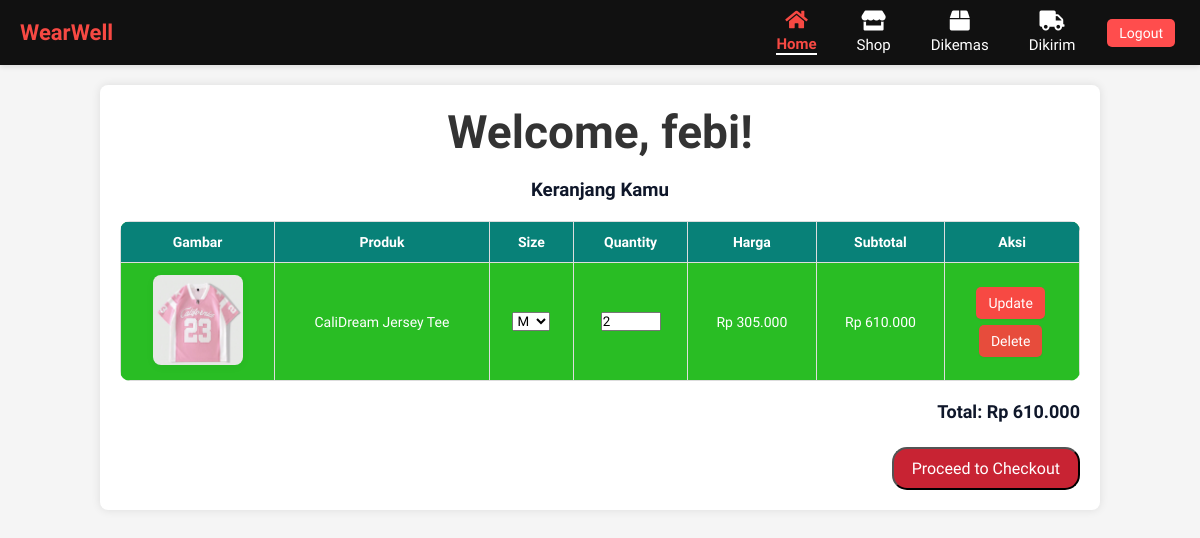
The page /dashboard_user.php (signed in) on the database its author committed.
### tables this page shows
CREATE TABLE `cart` (
  `id` int(11) NOT NULL,
  `user_id` int(11) NOT NULL,
  `product_id` int(11) NOT NULL,
  `quantity` int(11) DEFAULT 1,
  `added_at` timestamp NOT NULL DEFAULT current_timestamp(),
  `size` varchar(5) DEFAULT 'M'
);

CREATE TABLE `products` (
  `id` int(11) NOT NULL,
  `seller_id` int(11) NOT NULL,
  `category_id` int(11) DEFAULT NULL,
  `name` varchar(200) DEFAULT NULL,
  `price` decimal(10,2) DEFAULT NULL,
  `stock` int(11) DEFAULT 0,
  `image` varchar(255) DEFAULT NULL,
  `created_at` timestamp NOT NULL DEFAULT current_timestamp(),
  `size` varchar(5) DEFAULT 'M',
  `description` text DEFAULT NULL
);

### dashboard_user.php (the view, shortened to what this page needs)
<?php
include 'backend/config.php';
$username = $_SESSION['username'] ?? '';
$user_id = $_SESSION['user_id'];
$cart_items = [];
$total = 0;
$stmt = $conn->prepare("SELECT c.id AS cart_id, p.name, p.price, p.image, c.quantity, c.size
                        FROM cart c
                        JOIN products p ON c.product_id = p.id
                        WHERE c.user_id = ?");
$stmt->bind_param("i", $user_id);
$stmt->execute();
$result = $stmt->get_result();
while ($row = $result->fetch_assoc()) {
    $cart_items[] = $row;
    $total += $row['price'] * $row['quantity'];
}
?>
<!DOCTYPE html>
<html lang="en">
<head>
<link rel="stylesheet" href="https://pro.fontawesome.com/releases/v5.10.0/css/all.css">
<link rel="stylesheet" href="style.css">
</head>
<body>
<div class="navbar">
    <span class="logo">WearWell</span>
    <div class="menu">
        <a class="active" href="dashboard_user.php"><i class="fas fa-home"></i> Home</a>
        <a href="shop_user.php"><i class="fas fa-store"></i> Shop</a>
        <a href="dikemas.php"><i class="fas fa-box"></i> Dikemas</a>
        <a href="dikirim.php"><i class="fas fa-truck"></i> Dikirim</a>
        <form action="logout.php" method="POST" style="display:inline;">
            <button type="submit" class="btn btn-logout">Logout</button>
        </form>
    </div>
</div>
<div class="container">
    <h2>Welcome, <?= htmlspecialchars($username) ?>!</h2>
    <h3 style="text-align:center;">Keranjang Kamu</h3>
    <?php if(count($cart_items) > 0): ?>
        <table class="cart-table">
            <tr>
                <th>Gambar</th>
                <th>Produk</th>
                <th>Size</th>
                <th>Quantity</th>
                <th>Harga</th>
                <th>Subtotal</th>
                <th>Aksi</th>
            </tr>
            <?php foreach($cart_items as $item):
                $name = $item['name'];
                $price = $item['price'];
                $qty = $item['quantity'];
                $size = $item['size'];
                $img = (strpos($item['image'], 'http') === 0) ? $item['image'] : 'uploads/'.$item['image'];
            ?>
            <tr>
                <td><img src="<?= htmlspecialchars($img) ?>" alt="<?= htmlspecialchars($name) ?>"></td>
                <td><?= htmlspecialchars($name) ?></td>
                <td>
                    <form action="update_cart.php" method="POST" class="cart-update-form">
                        <select name="size">
                            <option value="M" <?= $size=='M'?'selected':'' ?>>M</option>
                        </select>
                </td>
                <td><input type="number" name="quantity" value="<?= htmlspecialchars($qty) ?>" min="1" style="width:60px;"></td>
                <td>Rp <?= number_format($price,0,',','.') ?></td>
                <td>Rp <?= number_format($price * $qty,0,',','.') ?></td>
                <td>
                        <button type="submit" class="btn btn-update">Update</button>
                    <form action="delete_cart.php" method="POST" class="cart-delete-form" style="margin-top:6px;">
                        <button type="submit" class="btn btn-delete">Delete</button>
                    </form>
                </td>
            </tr>
            <?php endforeach; ?>
        </table>
        <div class="total">Total: Rp <?= number_format($total,0,',','.') ?></div>
        <div style="text-align:right; margin-top:15px;">
            <button class="btn-checkout" onclick="toggleCheckout()">Proceed to Checkout</button>
        </div>
    <?php else: ?>
        <p style="text-align:center;">Keranjang kamu kosong. <a href="shop_user.php">Belanja Sekarang</a></p>
    <?php endif; ?>
</div>
</body>
</html>

### rows shown on the page
cart: product.image (picture), product.name "CaliDream Jersey Tee", size "M", quantity "2", product.price "305.000", $price * $qty "610.000"

### other values the page prints
$username "febi"
$total "610.000"
